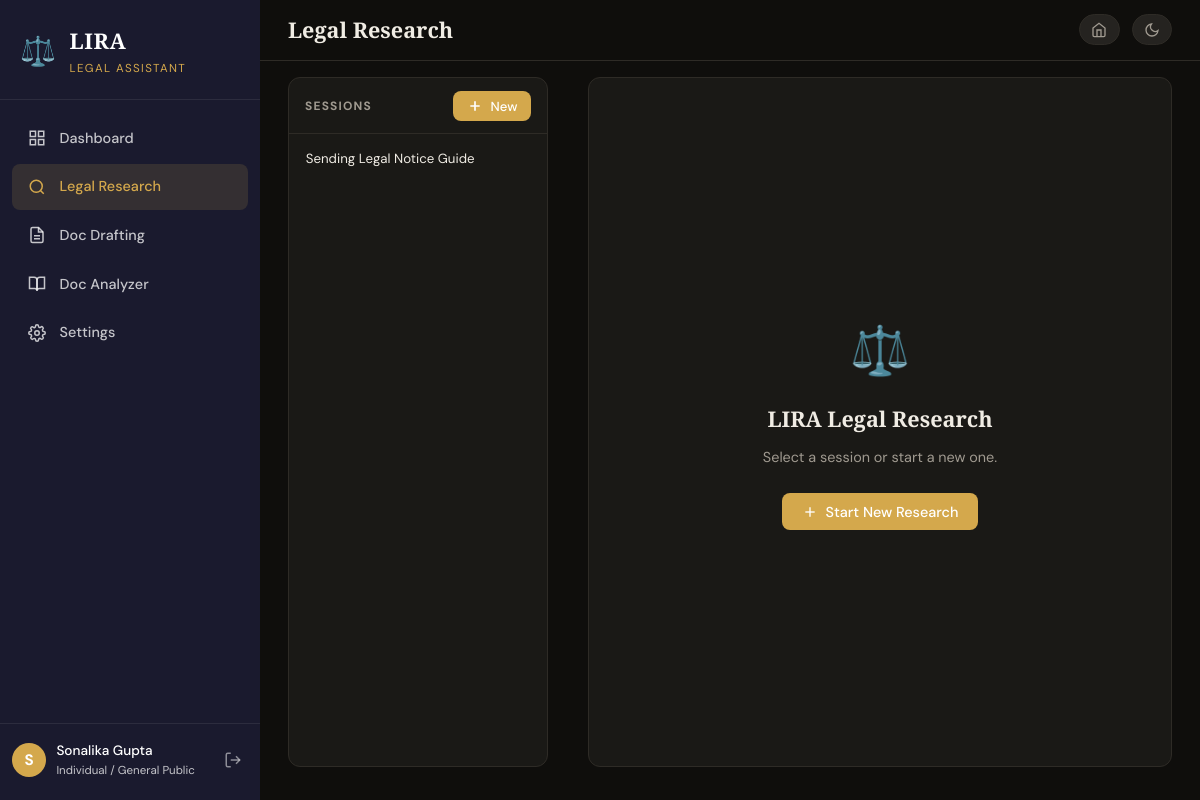
The page /research/ (signed in) on the database its author committed.
### tables this page shows
CREATE TABLE users (
        id INTEGER PRIMARY KEY AUTOINCREMENT,
        name TEXT NOT NULL, email TEXT UNIQUE NOT NULL,
        password TEXT NOT NULL, avatar TEXT DEFAULT '',
        theme TEXT DEFAULT 'light', role TEXT DEFAULT 'individual',
        created_at TEXT DEFAULT (datetime('now')));

CREATE TABLE chat_sessions (
        id INTEGER PRIMARY KEY AUTOINCREMENT,
        user_id INTEGER NOT NULL, title TEXT NOT NULL DEFAULT 'New Research',
        is_pinned INTEGER DEFAULT 0, is_archived INTEGER DEFAULT 0,
        created_at TEXT DEFAULT (datetime('now')),
        updated_at TEXT DEFAULT (datetime('now')),
        FOREIGN KEY (user_id) REFERENCES users(id));

### backend/routes/research.py (the view)
@research_bp.route("/")
@login_required
def index():
    db = get_db(current_app.config["DATABASE"])
    sessions = db.execute(
        """SELECT * FROM chat_sessions WHERE user_id=? AND is_archived=0
           ORDER BY is_pinned DESC, updated_at DESC""",
        (current_user.id,)
    ).fetchall()
    db.close()
    return render_template("research.html", sessions=sessions, active_session=None, messages=[])

### backend/database.py (called while the page is built)
def get_db(db_path: str) -> sqlite3.Connection:
    conn = sqlite3.connect(db_path)
    conn.row_factory = sqlite3.Row
    return conn

### backend/models.py (called while the page is built)
    def role_label(self):
        return next((l for k,l in ROLES if k == self.role), "Individual")

    @staticmethod
    def get_by_id(uid, db_path):
        conn = get_db(db_path)
        row  = conn.execute("SELECT * FROM users WHERE id=?", (uid,)).fetchone()
        conn.close()
        return User(row) if row else None

### frontend/templates/research.html (shortened to what this page needs)
{% extends "app_layout.html" %}
{% block page_title %}Legal Research{% endblock %}
{% block content %}
<div class="research-layout">
  <div class="history-panel">
    <div class="history-panel__header">
      <span style="font-size:.75rem;font-weight:700;text-transform:uppercase;letter-spacing:.1em;color:var(--text-muted)">Sessions</span>
      <form action="{{ url_for('research.new_session') }}" method="POST">
        <button type="submit" class="btn btn--primary btn--sm">
          <svg viewBox="0 0 24 24" fill="none" stroke="currentColor" stroke-width="2.5" width="12"><line x1="12" y1="5" x2="12" y2="19"/><line x1="5" y1="12" x2="19" y2="12"/></svg> New
        </button>
      </form>
    </div>
    <div class="history-list">
      {% set pinned   = sessions | selectattr('is_pinned') | list %}
      {% set unpinned = sessions | rejectattr('is_pinned') | list %}
      {% if unpinned %}
        {% for s in unpinned %}
          <div class="history-item {% if active_session and active_session.id==s.id %}history-item--active{% endif %}"
               data-sid="{{ s.id }}" onclick="window.location='{{ url_for('research.session', session_id=s.id) }}'">
            <span class="history-item__title" id="stitle-{{ s.id }}">{{ s.title }}</span>
          </div>
        {% endfor %}
      {% endif %}
    </div>
  </div>
  <div class="chat-area">
    {% if active_session %}
      <div class="chat-messages" id="chatMessages">
        {% if messages %}
          {% for msg in messages %}
            <div class="msg msg--{{ msg.role }}" data-raw="{{ msg.content | e }}">
              <div class="msg__bubble">
                {% if msg.role == 'assistant' %}
                  <div class="rendered-md"></div>
                {% else %}
                  {{ msg.content }}
                {% endif %}
              </div>
              {% if msg.role == 'assistant' %}
                <div class="msg__footer">
                  <span class="msg__time">{{ msg.created_at[11:16] if msg.created_at else '' }}</span>
                  <button class="msg-action-btn" onclick="copyMsg(this)" title="Copy">
                    <svg viewBox="0 0 24 24" fill="none" stroke="currentColor" stroke-width="2"><rect x="9" y="9" width="13" height="13" rx="2"/><path d="M5 15H4a2 2 0 0 1-2-2V4a2 2 0 0 1 2-2h9a2 2 0 0 1 2 2v1"/></svg> Copy
                  </button>
                  <button class="msg-action-btn" onclick="shareMsg(this)" title="Share">
                    <svg viewBox="0 0 24 24" fill="none" stroke="currentColor" stroke-width="2"><circle cx="18" cy="5" r="3"/><circle cx="6" cy="12" r="3"/><circle cx="18" cy="19" r="3"/><line x1="8.59" y1="13.51" x2="15.42" y2="17.49"/><line x1="15.41" y1="6.51" x2="8.59" y2="10.49"/></svg> Share
                  </button>
                </div>
                <div class="followups-container"></div>
              {% else %}
                <div class="msg__footer">
                  <span class="msg__time">{{ msg.created_at[11:16] if msg.created_at else '' }}</span>
                </div>
              {% endif %}
            </div>
          {% endfor %}
        {% else %}
          <div class="chat-welcome" id="chatWelcome" style="flex:1;display:flex;flex-direction:column;align-items:center;justify-content:center;text-align:center;padding:2rem;color:var(--text-muted)">
            <div style="font-size:2.8rem;margin-bottom:.75rem">⚖️</div>
            <h3 style="font-family:var(--font-display);color:var(--text);font-size:1.2rem;margin-bottom:.4rem">{{ active_session.title }}</h3>
            <p style="font-size:.88rem;margin-bottom:1rem">Ask your first legal question to begin.</p>
            <div style="display:flex;flex-wrap:wrap;gap:.4rem;justify-content:center;max-width:420px">
              {% for q in ["What are my rights as a tenant?","How to file an RTI?","Grounds for divorce in India","Rights of an arrested person","How to send a legal notice?"] %}
                <button class="chip" onclick="setQuery('{{ q }}')">{{ q }}</button>
              {% endfor %}
            </div>
          </div>
        {% endif %}
      </div>
      <div class="chat-input-area">
        <textarea class="chat-input" id="chatInput" rows="1"
          placeholder="Ask a legal question… (Enter = send, Shift+Enter = new line)"
          onkeydown="handleKey(event)"></textarea>
        <button class="send-btn" id="sendBtn" onclick="sendMessage()">
          <svg viewBox="0 0 24 24" fill="none" stroke="currentColor" stroke-width="2"><line x1="22" y1="2" x2="11" y2="13"/><polygon points="22 2 15 22 11 13 2 9 22 2"/></svg>
        </button>
      </div>
    {% else %}
      <div style="flex:1;display:flex;flex-direction:column;align-items:center;justify-content:center;text-align:center;padding:2rem;color:var(--text-muted)">
        <div style="font-size:3rem;margin-bottom:1rem">⚖️</div>
        <h3 style="font-family:var(--font-display);color:var(--text);font-size:1.35rem;margin-bottom:.5rem">LIRA Legal Research</h3>
        <p style="max-width:340px;margin:.4rem auto 1.5rem;font-size:.9rem">Select a session or start a new one.</p>
        <form action="{{ url_for('research.new_session') }}" method="POST">
          <button type="submit" class="btn btn--primary">
            <svg viewBox="0 0 24 24" fill="none" stroke="currentColor" stroke-width="2" width="14"><line x1="12" y1="5" x2="12" y2="19"/><line x1="5" y1="12" x2="19" y2="12"/></svg> Start New Research
          </button>
        </form>
      </div>
    {% endif %}
  </div>
</div>
{% endblock %}

### frontend/templates/app_layout.html (shortened to what this page needs)
{% extends "base.html" %}
{% block body %}
<div class="app-layout">
  <aside class="sidebar" id="sidebar">
    <div class="sidebar__brand">
      <a href="{{ url_for('dashboard.index') }}" class="brand-link">
        <div class="brand-icon">⚖️</div>
        <div class="brand-text">
          <span class="brand-name">LIRA</span>
          <span class="brand-tagline">Legal Assistant</span>
        </div>
      </a>
    </div>
    <nav class="sidebar__nav">
      <a href="{{ url_for('dashboard.index') }}"
         class="nav-item {% if request.blueprint == 'dashboard' %}nav-item--active{% endif %}">
        <svg viewBox="0 0 24 24" fill="none" stroke="currentColor" stroke-width="2"><rect x="3" y="3" width="7" height="7"/><rect x="14" y="3" width="7" height="7"/><rect x="14" y="14" width="7" height="7"/><rect x="3" y="14" width="7" height="7"/></svg>
        Dashboard
      </a>
      <a href="{{ url_for('research.index') }}"
         class="nav-item {% if request.blueprint == 'research' %}nav-item--active{% endif %}">
        <svg viewBox="0 0 24 24" fill="none" stroke="currentColor" stroke-width="2"><circle cx="11" cy="11" r="8"/><path d="m21 21-4.35-4.35"/></svg>
        Legal Research
      </a>
      <a href="{{ url_for('drafting.index') }}"
         class="nav-item {% if request.blueprint == 'drafting' %}nav-item--active{% endif %}">
        <svg viewBox="0 0 24 24" fill="none" stroke="currentColor" stroke-width="2"><path d="M14 2H6a2 2 0 0 0-2 2v16a2 2 0 0 0 2 2h12a2 2 0 0 0 2-2V8z"/><polyline points="14 2 14 8 20 8"/><line x1="16" y1="13" x2="8" y2="13"/><line x1="16" y1="17" x2="8" y2="17"/></svg>
        Doc Drafting
      </a>
      <a href="{{ url_for('analyzer.index') }}"
         class="nav-item {% if request.blueprint == 'analyzer' %}nav-item--active{% endif %}">
        <svg viewBox="0 0 24 24" fill="none" stroke="currentColor" stroke-width="2"><path d="M2 3h6a4 4 0 0 1 4 4v14a3 3 0 0 0-3-3H2z"/><path d="M22 3h-6a4 4 0 0 0-4 4v14a3 3 0 0 1 3-3h7z"/></svg>
        Doc Analyzer
      </a>
      <a href="{{ url_for('settings.profile') }}"
         class="nav-item {% if request.blueprint == 'settings' %}nav-item--active{% endif %}">
        Settings
      </a>
    </nav>
    <div class="sidebar__footer">
      <div class="user-chip">
        <div class="user-avatar">{{ current_user.name[0].upper() }}</div>
        <div class="user-info">
          <span class="user-name">{{ current_user.name }}</span>
          <span class="user-email">{{ current_user.role_label() if current_user.role_label else current_user.email }}</span>
        </div>
      </div>
      <a href="{{ url_for('auth.logout') }}" class="logout-btn" title="Sign out">
        <svg viewBox="0 0 24 24" fill="none" stroke="currentColor" stroke-width="2"><path d="M9 21H5a2 2 0 0 1-2-2V5a2 2 0 0 1 2-2h4"/><polyline points="16 17 21 12 16 7"/><line x1="21" y1="12" x2="9" y2="12"/></svg>
      </a>
    </div>
  </aside>
  <main class="app-main">
    <header class="app-header">
      <h1 class="page-title">{% block page_title %}{% endblock %}</h1>
      <div class="header-right">
        <a href="{{ url_for('home.index') }}" class="theme-toggle" title="Public Homepage" style="text-decoration:none">
          <svg viewBox="0 0 24 24" fill="none" stroke="currentColor" stroke-width="2" width="16" height="16"><path d="M3 9l9-7 9 7v11a2 2 0 0 1-2 2H5a2 2 0 0 1-2-2z"/><polyline points="9 22 9 12 15 12 15 22"/></svg>
        </a>
        <button class="theme-toggle" id="themeToggle" title="Toggle theme">
          <svg class="icon-moon" viewBox="0 0 24 24" fill="none" stroke="currentColor" stroke-width="2"><path d="M21 12.79A9 9 0 1 1 11.21 3 7 7 0 0 0 21 12.79z"/></svg>
        </button>
      </div>
    </header>
    <div class="page-content">
      {% block content %}{% endblock %}
    </div>
  </main>
</div>
{% endblock %}

### frontend/templates/research.html (style rules this page uses)
.page-content { padding:1rem 1.75rem }
.research-layout { display:flex;gap:1.25rem;height:calc(100vh - 110px) }
.history-panel { width:260px;flex-shrink:0;background:var(--bg-card);border:1px solid var(--border);border-radius:var(--radius);display:flex;flex-direction:column;overflow:hidden }
.history-panel__header { padding:.85rem 1rem .7rem;border-bottom:1px solid var(--border);display:flex;align-items:center;justify-content:space-between }
.history-list { flex:1;overflow-y:auto;padding:.35rem }
.history-item { display:flex;align-items:center;gap:.35rem;padding:.55rem .7rem;border-radius:8px;cursor:pointer;transition:background .15s }
.history-item__title { flex:1;font-size:.83rem;white-space:nowrap;overflow:hidden;text-overflow:ellipsis }
.chat-area { flex:1;background:var(--bg-card);border:1px solid var(--border);border-radius:var(--radius);display:flex;flex-direction:column;overflow:hidden }

### rows shown on the page
users: name "S", name "Sonalika Gupta"
chat_sessions: title "Sending Legal Notice Guide"
